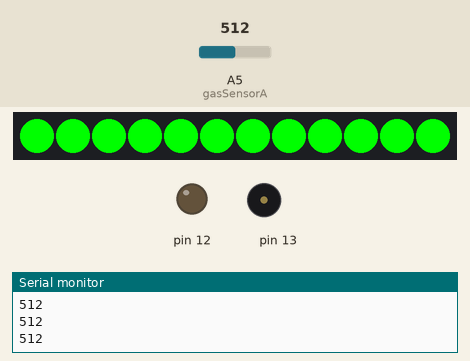
Recording of a sketch running on a simulated Arduino Uno, built with avr-gcc and run on an emulated ATmega328P. Shown: 12 RGB LEDs in strip order, left to right, output pins drawn as LEDs (lit = HIGH), buzzer (waves = sounding), the last lines printed to the serial monitor. The test bench sets the inputs (shaded band); at power-on: A5 (gasSensorA) = 512.

Above: at 1.2 s.
1.3 s: A5 (gasSensorA) set to 688
2.8 s: A5 (gasSensorA) set to 715
At 3.2 s:
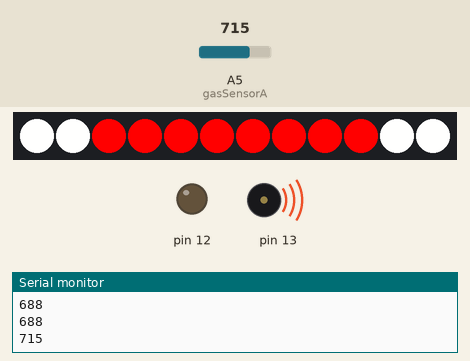
At 3.7 s:
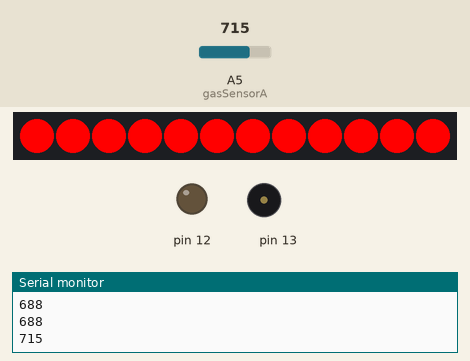
Timing chart, 0 to 11.8 s (numbered marks = the images above; inputs shaded):
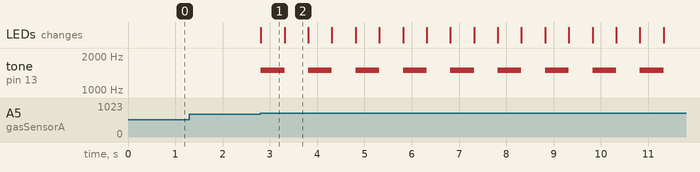

The sketch:

code.ino
```cpp
#include <Adafruit_NeoPixel.h>
#define PIN 5
#define LED_COUNT 12

int Ledjes = 5;
int gasSensorA = A5;
int sensorValue = 0;
Adafruit_NeoPixel leds = Adafruit_NeoPixel(LED_COUNT, PIN, NEO_GRB + NEO_KHZ800);
void setup() {
  Serial.begin(9600);
  leds.begin();
  leds.show();
  pinMode (gasSensorA, INPUT);
  pinMode (9, INPUT);
  pinMode (10, INPUT);
  pinMode (11, INPUT);
  pinMode (12, OUTPUT);
}

void loop()
{
  	sensorValue = analogRead(gasSensorA);
  	Serial.println(sensorValue, DEC);
  		if (sensorValue > 700)
  		{
    	(Ledjes, HIGH);
    	leds.setPixelColor(0, 255, 255, 254);
		leds.setPixelColor(1, 255, 255, 254);
 		leds.setPixelColor(2, 255, 0, 0);
 		leds.setPixelColor(3, 255, 0, 0);
 		leds.setPixelColor(4, 255, 0, 0);
    	leds.setPixelColor(5, 255, 0, 0);
		leds.setPixelColor(6, 255, 0, 0);
 		leds.setPixelColor(7, 255, 0, 0);
 		leds.setPixelColor(8, 255, 0, 0);
 		leds.setPixelColor(9, 255, 0, 0);
    	leds.setPixelColor(10, 255, 255, 254);
		leds.setPixelColor(11, 255, 255, 254);
    	leds.show();
    	tone(13, 1500);
    	delay(500);
    	leds.setPixelColor(0, 255, 0, 0);
		leds.setPixelColor(1, 255, 0, 0);
 		leds.setPixelColor(2, 255, 0, 0);
 		leds.setPixelColor(3, 255, 0, 0);
 		leds.setPixelColor(4, 255, 0, 0);
    	leds.setPixelColor(5, 255, 0, 0);
		leds.setPixelColor(6, 255, 0, 0);
 		leds.setPixelColor(7, 255, 0, 0);
 		leds.setPixelColor(8, 255, 0, 0);
 		leds.setPixelColor(9, 255, 0, 0);
    	leds.setPixelColor(10, 255, 0, 0);
		leds.setPixelColor(11, 255, 0, 0);
    	leds.show();
    	noTone (13);
    	delay(500);
 		}
  		else
        {
    	(Ledjes, LOW);
    	leds.setPixelColor(0, 0, 255, 0);
		leds.setPixelColor(1, 0, 255, 0);
 		leds.setPixelColor(2, 0, 255, 0);
 		leds.setPixelColor(3, 0, 255, 0);
 		leds.setPixelColor(4, 0, 255, 0);
    	leds.setPixelColor(5, 0, 255, 0);
		leds.setPixelColor(6, 0, 255, 0);
 		leds.setPixelColor(7, 0, 255, 0);
 		leds.setPixelColor(8, 0, 255, 0);
 		leds.setPixelColor(9, 0, 255, 0);
    	leds.setPixelColor(10, 0, 255, 0);
		leds.setPixelColor(11, 0, 255, 0);
  		leds.show();
  		}
}
```

Measured:
- the behaviour switches between 700 and 701 on A5 (gasSensorA) (found by bisection; images 0 and 1)
- after the input at 2.8 s, tone on pin 13: alternates 1500 Hz for 0.50 s and silent for 0.50 s, starting at once; the LEDs: change at once (image 1)
- what the display in image 1 shows lasts 0.5 s, from 2.8 s to 3.3 s
